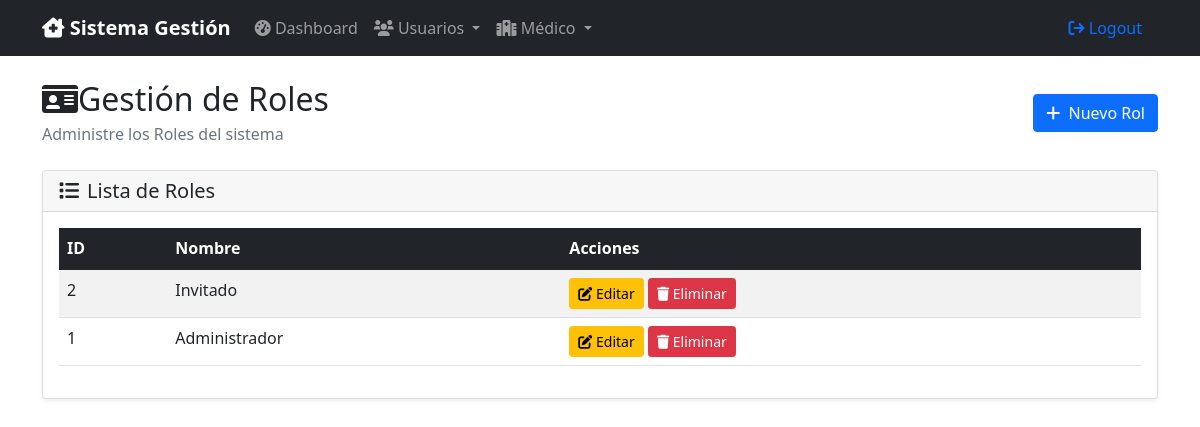
The app's page /index.php?controller=rol&action=index with its own data.
### tables this page shows
CREATE TABLE IF NOT EXISTS `rol` (
  `id` int(11) NOT NULL AUTO_INCREMENT,
  `nombre` text NOT NULL,
  PRIMARY KEY (`id`) USING BTREE
);

### controllers/Controller.php (called while the page is built, shortened)
<?php
class Controller {
    public function __construct($model) {
        $this->model = $model;
    }
    protected function loadView($view, $data = []) {
        extract($data);
         $viewPath = "../views/$view.php";
        require_once $viewPath;
    }
}
?>

### controllers/RolController.php (called while the page is built, shortened)
<?php
require_once 'Controller.php';
class RolController extends Controller
{
    public function index()
    {
        $roles = $this->model->read();
        $this->loadView('rol/index', ['roles' => $roles]);
    }
}

### models/rol.php (called while the page is built, shortened)
<?php
class RolModel {
    private $conn;
    private $table_name = "rol";
    public function __construct($db) {
        $this->conn = $db;
    }
    public function read() {
        $query = "SELECT * FROM " . $this->table_name . " ORDER BY id DESC";
        $stmt = $this->conn->prepare($query);
        $stmt->execute();
        return $stmt;
    }
}
?>

### views/rol/index.php (the view, shortened to what this page needs)
<?php
require_once '../views/layouts/header.php';
?>
<div class="d-flex justify-content-between align-items-center mb-4">
    <div>
        <h2 class="mb-1">
            <i class="fa fa-id-card"></i>Gestión de Roles
        </h2>
        <p class="text-muted mb-0">Administre los Roles del sistema</p>
    </div>
    <a href="index.php?controller=rol&action=create" class="btn btn-primary">
        <i class="fas fa-plus me-1"></i> Nuevo Rol
    </a>
</div>
<div class="card">
    <div class="card-header">
        <h5 class="card-title mb-0">
            <i class="fas fa-list me-2"></i>Lista de Roles
        </h5>
    </div>
    <div class="card-body">
        <?php if ($roles->rowCount() > 0): ?>
            <div class="table-responsive">
                <table class="table table-striped table-hover">
                    <thead class="table-dark">
                        <tr>
                        <th>ID</th>
                        <th>Nombre</th>
                        <th>Acciones</th>
                    </tr>
                </thead>
                <tbody>
                    <?php while ($rol = $roles->fetch(PDO::FETCH_ASSOC)): ?>
                        <tr>
                            <td><?php echo $rol['id']; ?></td>
                            <td><?php echo htmlspecialchars($rol['nombre']); ?></td>
                            <td>
                                <a href="index.php?controller=rol&action=edit&id=<?php echo $rol['id']; ?>"
                                    class="btn btn-sm btn-warning">
                                    <i class="fas fa-edit"></i> Editar
                                </a>
                                <a href="index.php?controller=rol&action=delete&id=<?php echo $rol['id']; ?>"
                                    class="btn btn-sm btn-danger"
                                    onclick="return confirm('¿Está seguro de eliminar este rol?')">
                                    <i class="fas fa-trash"></i> Eliminar
                                </a>
                            </td>
                        </tr>
                    <?php endwhile; ?>
                </tbody>
            </table>
        </div>
        <?php endif; ?>
    </div>
</div>
<?php require_once '../views/layouts/footer.php'; ?>

### views/layouts/header.php (style rules this page uses)
.card { box-shadow: 0 0.125rem 0.25rem rgba(0, 0, 0, 0.075); }

### records on screen
rol: id "2", nombre "Invitado"
rol: id "1", nombre "Administrador"
